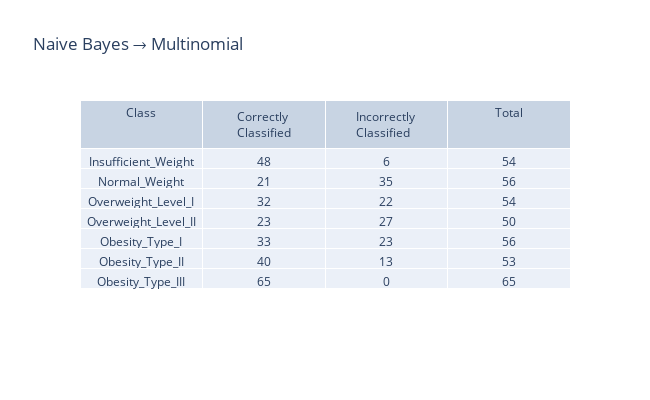

Notebook code cell kept with this figure:
### Markdown cell above
#### Multinomial

### Code cell
clf = MultinomialNB()
clf.fit(xTrain, yTrain)
yPred = clf.predict(xTest)

cv_score = np.array(cross_val_score(clf, xTrain,yTrain, cv=10)).mean()
cf_matrix = confusion_matrix(yTest,yPred)
metrics = precision_recall_fscore_support(yTest,yPred,average="weighted")
precision,recall,f1=metrics[0],metrics[1],metrics[2]
accuracy = accuracy_score(yTest,yPred)
print(f"Cross Validation Score: {cv_score}\nPrecision Score: {precision}\nRecall Score: {recall}\nF1 score: {f1}\nAccuracy: {accuracy}")

sns.heatmap(pd.DataFrame(cf_matrix, labels, labels), annot=True, annot_kws={"size": 14},cmap = 'coolwarm') # font size
plt.title("Confusion Matrix (Multinomial Naive Bayes)",loc='left', fontweight='bold',  style='italic')
plt.savefig('Graphs/Confusion Matrix (Multinomial Naive Bayes).png', bbox_inches='tight')
plt.show()
interpret_confusion_matrix(confusion_matrix(yTest,yPred), "Naive Bayes → Multinomial", labels)

### Figure 1 — Plotly figure (JSON) as saved in the notebook; plotly's stock layout.template omitted (floating-point values rounded to 4 significant figures)
{"data": [{"cells": {"values": [["Insufficient_Weight", "Normal_Weight", "Overweight_Level_I", "Overweight_Level_II", "Obesity_Type_I", "Obesity_Type_II", "Obesity_Type_III"], [48, 21, 32, 23, 33, 40, 65], [6, 35, 22, 27, 23, 13, 0], [54, 56, 54, 50, 56, 53, 65]]}, "columnwidth": 5, "header": {"values": ["Class", "Correctly Classified", "Incorrectly Classified", "Total"]}, "type": "table"}], "layout": {"height": 400, "title": {"text": "Naive Bayes → Multinomial"}, "width": 650}}
